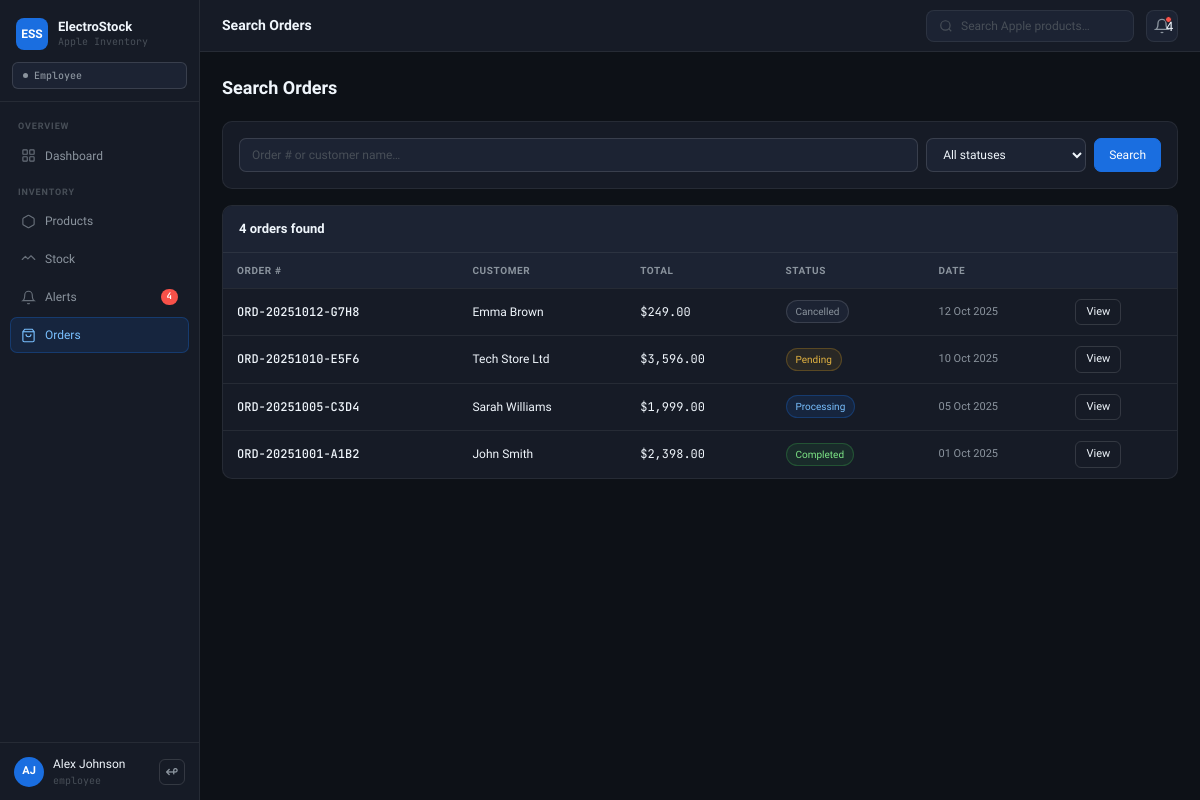
The page /.history/orders/search_20260507112431.php (signed in) on the database its author committed.
### tables this page shows
CREATE TABLE orders (
  id           INT AUTO_INCREMENT PRIMARY KEY,
  order_number VARCHAR(20)  NOT NULL UNIQUE,
  customer     VARCHAR(120) NOT NULL,
  status       ENUM('pending','processing','completed','cancelled') NOT NULL DEFAULT 'pending',
  total        DECIMAL(10,2) NOT NULL DEFAULT 0.00,
  notes        TEXT,
  created_by   INT  NOT NULL,
  created_at   TIMESTAMP DEFAULT CURRENT_TIMESTAMP,
  updated_at   TIMESTAMP DEFAULT CURRENT_TIMESTAMP ON UPDATE CURRENT_TIMESTAMP,
  FOREIGN KEY (created_by) REFERENCES users(id) ON DELETE CASCADE
);

### auth/session.php (called while the page is built, shortened)
<?php
function h($s) { return htmlspecialchars((string)$s, ENT_QUOTES, 'UTF-8'); }

### .history/classes/Order_20260507200738.php (called while the page is built, shortened)
<?php
class Order {
    private mysqli $conn;
    public function __construct(mysqli $conn) {
        $this->conn = $conn;
    }
    public function search(?string $query, ?string $status): mysqli_result {
        $where = ["1=1"];
        $params = []; $types = '';
        $sql = "SELECT o.*, u.full_name AS created_by_name
                FROM orders o JOIN users u ON u.id = o.created_by
                WHERE " . implode(' AND ', $where) . " ORDER BY o.created_at DESC";
        return mysqli_query($this->conn, $sql);
    }
}

### .history/orders/search_20260507112431.php (the view, shortened to what this page needs)
<?php
require_once "../includes/header.php";
$orderObj = new Order($conn);
$q      = trim($_GET["q"]      ?? "");
$status = trim($_GET["status"] ?? "");
$res    = $orderObj->search($q ?: null, $status ?: null);
$n      = mysqli_num_rows($res);
$sc     = ["pending"=>"b-amber","processing"=>"b-blue","completed"=>"b-green","cancelled"=>"b-gray"];
?>
<div class="page-hdr"><h1>Search Orders</h1></div>
<div class="card" style="margin-bottom:16px">
  <div class="card-body">
  <form method="GET" style="display:flex;gap:8px;flex-wrap:wrap">
    <input type="text" name="q" class="fc" placeholder="Order # or customer name…" value="<?= h($q) ?>" style="flex:1;min-width:180px">
    <select name="status" class="fc" style="width:160px"><option value="">All statuses</option>
    </select>
    <button class="btn btn-primary">Search</button>
  </form>
  </div>
</div>
<div class="card">
  <div class="card-hdr"><span class="card-title"><?= $n ?> order<?= $n!==1?"s":"" ?> found</span></div>
  <table class="tbl">
    <thead><tr><th>Order #</th><th>Customer</th><th>Total</th><th>Status</th><th>Date</th><th></th></tr></thead>
    <tbody>
    <?php $e=true; while($o=mysqli_fetch_assoc($res)): $e=false; ?>
    <tr><td class="fw mono"><?= h($o["order_number"]) ?></td><td><?= h($o["customer"]) ?></td>
    <td class="mono">$<?= number_format($o["total"],2) ?></td>
    <td><span class="badge <?= $sc[$o["status"]] ?>"><?= ucfirst($o["status"]) ?></span></td>
    <td class="muted" style="font-size:11px"><?= date("d M Y",strtotime($o["created_at"])) ?></td>
    <td><a href="edit.php?id=<?= $o["id"] ?>" class="btn btn-outline btn-sm">View</a></td></tr>
    <?php endwhile; if($e): ?><tr><td colspan="6" style="text-align:center;padding:30px;color:var(--t3)">No orders found.</td></tr><?php endif; ?>
    </tbody>
  </table>
</div>
<?php require_once "../includes/footer.php"; ?>

### assets/style.css (style rules this page uses)
:root { --bg:#0D1117;--bg2:#161B26;--bg3:#1C2333;--bg4:#232B3E; --b:rgba(255,255,255,.07);--b2:rgba(255,255,255,.13); --t1:#F0F6FC;--t2:#8B949E;--t3:#484F58; --blue:#1A6EE0;--bbg:rgba(26,110,224,.13);--bbd:rgba(26,110,224,.3); --green:#3FB950;--gbg:rgba(63,185,80,.1);--gbd:rgba(63,185,80,.28); --amber:#D29922;--abg:rgba(210,153,34,.1);--abd:rgba(210,153,34,.28); --red:#F85149;--rbg:rgba(248,81,73,.1);--rbd:rgba(248,81,73,.28); --sb:200px;--tb:52px;--r:10px;--rs:7px;--rl:14px; --font:'Sora',sans-serif;--mono:'JetBrains Mono',monospace; }
* { box-sizing:border-box;margin:0;padding:0 }
body { font-family:var(--font);background:var(--bg);color:var(--t1);font-size:13px;line-height:1.5 }
a { text-decoration:none;color:inherit }
.page-hdr { display:flex;align-items:center;gap:12px;margin-bottom:20px }
.page-hdr h1 { font-size:18px;font-weight:600;flex:1 }
.card { background:var(--bg2);border:1px solid var(--b);border-radius:var(--r);overflow:hidden;margin-bottom:16px }
.card-hdr { display:flex;align-items:center;gap:10px;padding:13px 16px;border-bottom:1px solid var(--b);background:var(--bg3) }
.card-title { font-size:13px;font-weight:600;flex:1 }
.card-body { padding:16px }
.tbl { width:100%;border-collapse:collapse }
.tbl th { font-size:10px;font-weight:600;color:var(--t2);text-transform:uppercase;letter-spacing:.06em;padding:10px 14px;border-bottom:1px solid var(--b);text-align:left;white-space:nowrap;background:var(--bg3) }
.tbl td { padding:10px 14px;border-bottom:1px solid var(--b);font-size:12px;vertical-align:middle }
.tbl tbody tr:last-child td { border-bottom:none }
.fw { font-weight:500 }
.mono { font-family:var(--mono) }
.muted { color:var(--t2) }
.badge { display:inline-block;font-size:10px;font-weight:500;padding:3px 9px;border-radius:20px;border:1px solid;white-space:nowrap }
.b-green { background:var(--gbg);color:#7ee787;border-color:var(--gbd) }
.b-amber { background:var(--abg);color:#e3b341;border-color:var(--abd) }
.b-blue { background:var(--bbg);color:#79c0ff;border-color:var(--bbd) }
.b-gray { background:var(--bg3);color:var(--t2);border-color:var(--b2) }
.btn { display:inline-flex;align-items:center;justify-content:center;gap:7px;padding:7px 14px;border-radius:var(--rs);font-size:12px;font-weight:500;cursor:pointer;border:1px solid transparent;font-family:var(--font);transition:all .12s;white-space:nowrap;text-decoration:none }
.btn-primary { background:var(--blue);color:#fff;border-color:var(--blue) }
.btn-outline { background:transparent;color:var(--t1);border-color:var(--b2) }
.btn-sm { padding:4px 10px;font-size:11px;border-radius:6px }
.fc { width:100%;padding:8px 12px;background:var(--bg3);border:1px solid var(--b2);border-radius:var(--rs);font-size:12px;color:var(--t1);font-family:var(--font);outline:none;transition:border-color .12s }
.fc::placeholder { color:var(--t3) }
select.fc option { background:var(--bg3) }

### rows shown on the page
orders: order_number "ORD-20251012-G7H8", customer "Emma Brown", total "249.00", status "Cancelled", created_at "12 Oct 2025"
orders: order_number "ORD-20251010-E5F6", customer "Tech Store Ltd", total "3,596.00", status "Pending", created_at "10 Oct 2025"
orders: order_number "ORD-20251005-C3D4", customer "Sarah Williams", total "1,999.00", status "Processing", created_at "05 Oct 2025"
orders: order_number "ORD-20251001-A1B2", customer "John Smith", total "2,398.00", status "Completed", created_at "01 Oct 2025"

### other values the page prints
$ac "4"
initials() "AJ"
$_SESSION['name'] "Alex Johnson"
$_SESSION['role'] "employee"
$t "Search Orders"
$_ac "4"
$n "4"
